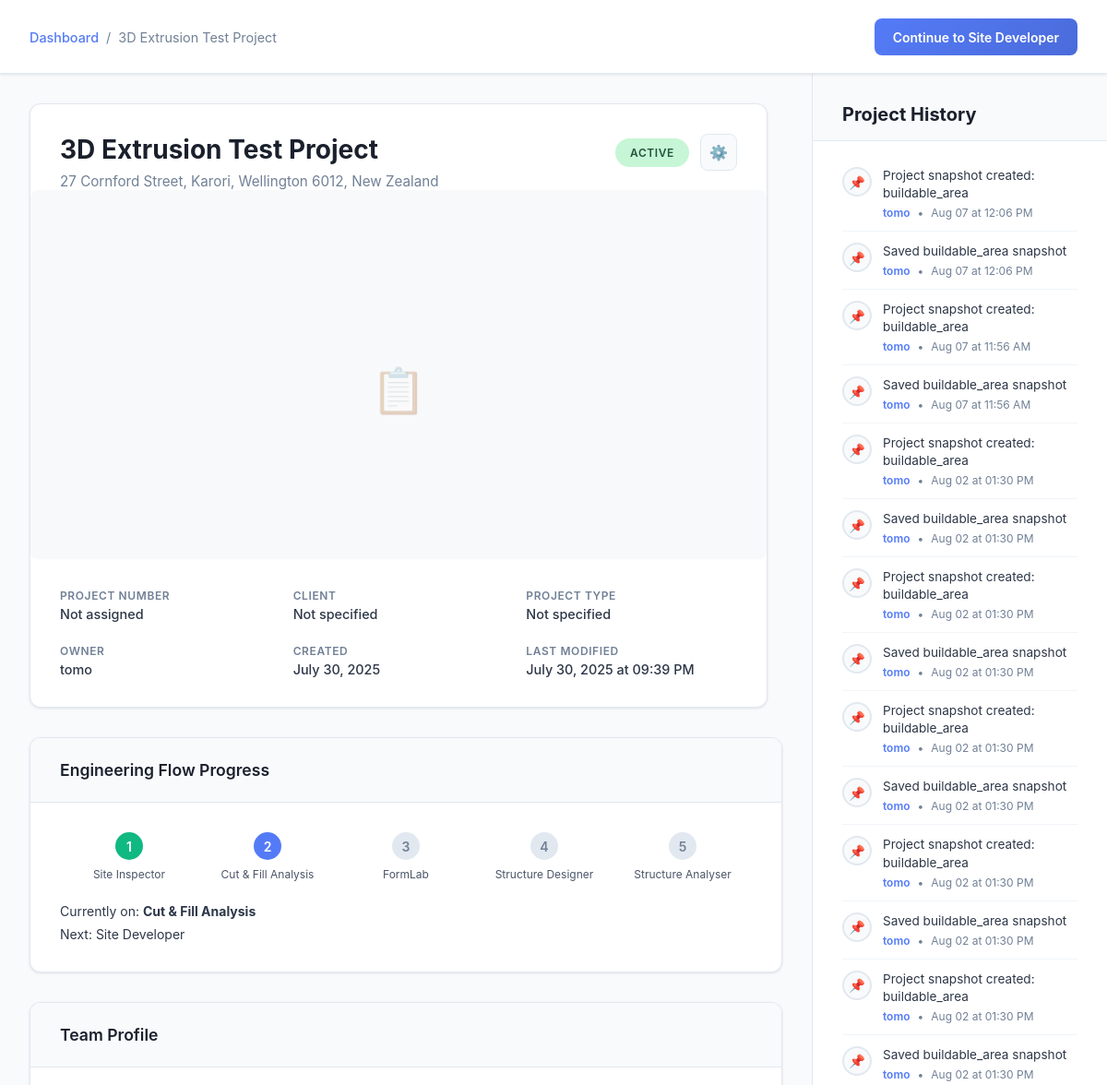
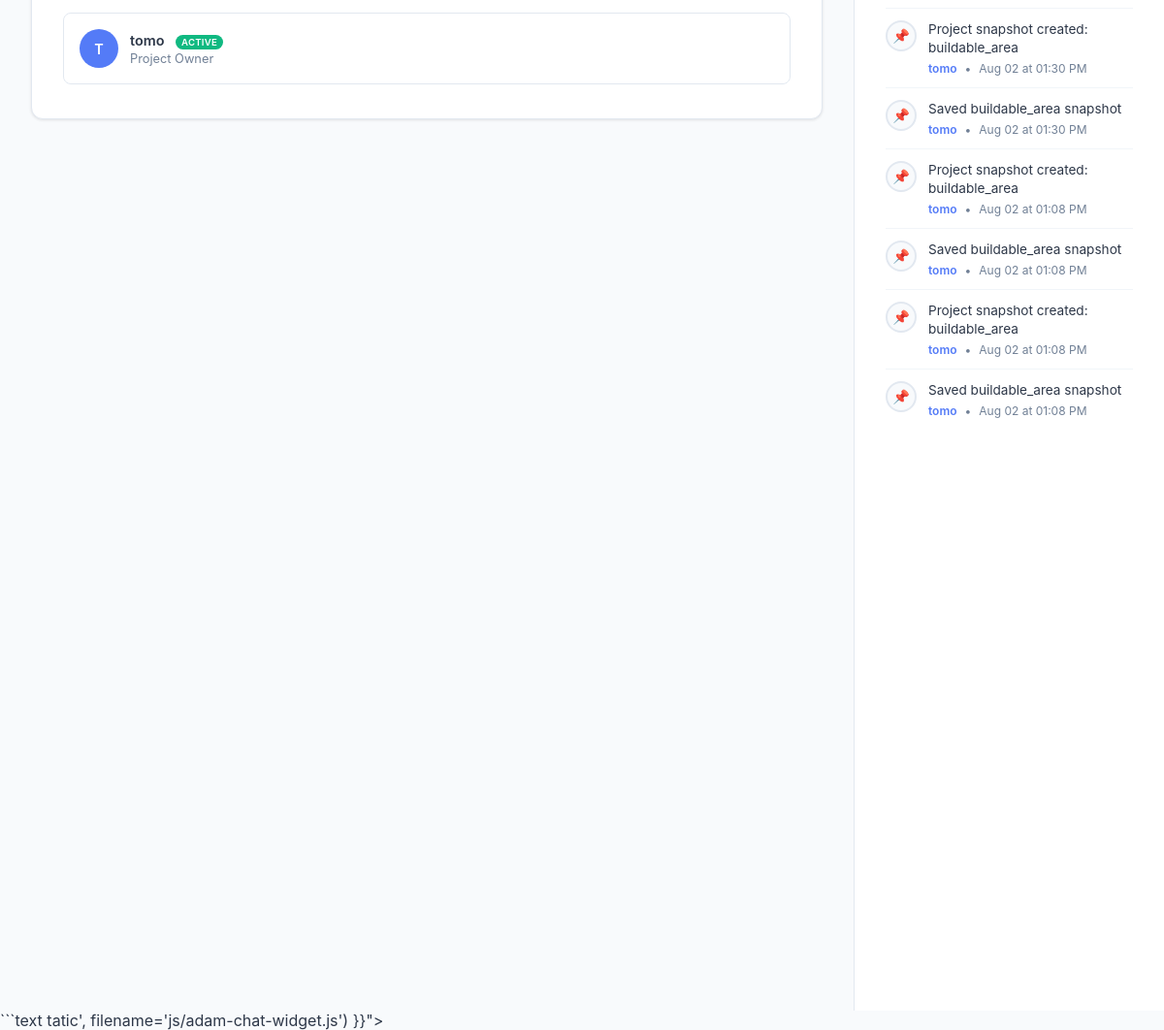
The app's page /project/9 (signed in) with its own data (2 pictures, top to bottom).
### tables this page shows
CREATE TABLE projects (
                        id INTEGER PRIMARY KEY AUTOINCREMENT,
                        name TEXT NOT NULL,
                        project_number TEXT,
                        client_name TEXT,
                        address TEXT NOT NULL,
                        site_information TEXT,
                        project_type TEXT,
                        project_units TEXT DEFAULT 'metric',
                        project_visibility TEXT DEFAULT 'private',
                        team_members TEXT,
                        status TEXT DEFAULT 'active',
                        user_id INTEGER NOT NULL,
                        created_at DATETIME DEFAULT CURRENT_TIMESTAMP,
                        updated_at DATETIME DEFAULT CURRENT_TIMESTAMP, location_lat REAL, location_lng REAL,
                        FOREIGN KEY (user_id) REFERENCES users (id)
                    );

CREATE TABLE users (
                        id INTEGER PRIMARY KEY AUTOINCREMENT,
                        username TEXT UNIQUE NOT NULL,
                        password_hash TEXT NOT NULL,
                        email TEXT,
                        created_at DATETIME DEFAULT CURRENT_TIMESTAMP,
                        last_login DATETIME
                    , role TEXT DEFAULT "member");

CREATE TABLE project_history (
                        id INTEGER PRIMARY KEY AUTOINCREMENT,
                        project_id INTEGER NOT NULL,
                        user_id INTEGER NOT NULL,
                        event_type VARCHAR(50) NOT NULL,
                        description TEXT NOT NULL,
                        created_at DATETIME DEFAULT CURRENT_TIMESTAMP,
                        FOREIGN KEY (project_id) REFERENCES projects (id),
                        FOREIGN KEY (user_id) REFERENCES users (id)
                );

### routes/project_routes.py (the view)
    def handle_project_overview(self, project_id: int):
        try:
            user_info = session.get('user')
            if not user_info:
                from flask import redirect, url_for
                return redirect(url_for('login'))
            project = self.db_manager.get_project_by_id(project_id, user_info['id'])
            if not project:
                return "Project not found", 404
            team_members = self.db_manager.get_project_team_members(project_id)
            notes = self.db_manager.get_project_notes(project_id)
            project_history = self.db_manager.get_project_history(project_id)
            project_snapshot = self.db_manager.get_project_snapshot(project_id)
            if project_snapshot:
                app_logger.info(f"Project {project_id} snapshot found: type={project_snapshot.get('snapshot_type')}, data_length={len(str(project_snapshot.get('snapshot_data', '')))}")
            else:
                app_logger.info(f"No snapshot found for project {project_id}")
            flow_step = self._determine_flow_step(project_id)
            app_logger.info(f"Project overview page requested for project ID: {project_id}")
            return render_template('project_overview.html', user=user_info, project=project, team_members=team_members, notes=notes, project_history=project_history, project_snapshot=project_snapshot, flow_step=flow_step)
        except Exception as e:
            app_logger.error(f"Failed to render project overview page: {e}")
            return "Project overview error", 500

### templates/project_overview.html (shortened to what this page needs)
<!DOCTYPE html>
<html lang="en">
<head>
    <link href='https://api.mapbox.com/mapbox-gl-js/v3.0.1/mapbox-gl.css' rel='stylesheet' />
    <link rel="stylesheet" href="{{ url_for('static', filename='css/adam-chat-widget.css') }}">
</head>
<body class="authenticated">
    <div class="fixed-header">
        <div class="header-content">
            <div class="breadcrumb">
                <a href="/dashboard">Dashboard</a>
                <span>/</span>
                <span>{{ project.name }}</span>
            </div>
            <a href="{{ flow_step.route_url }}?project={{ project.id }}" class="header-cta-btn">{{ flow_step.button_text }}</a>
        </div>
    </div>
    <div class="page-container">
        <div class="main-content">
            <div class="project-header-card" style="position: relative; overflow: hidden;">
                <div class="project-title-section" style="padding: 2rem 2rem 0 2rem;">
                    <div>
                        <h1 class="project-title">{{ project.name }}</h1>
                        <p class="project-address">{{ project.address }}</p>
                    </div>
                    <div style="display: flex; align-items: center; gap: 12px;">
                        <span class="project-status status-{{ project.status }}">{{ project.status }}</span>
                        <button class="settings-btn" onclick="openProjectSettings()" title="Project Settings">
                            ⚙️
                        </button>
                    </div>
                </div>
                <div class="snapshot-preview" id="snapshotPreview" style="height: 400px; margin: 0; position: relative; background: #f8f9fa; border-radius: 8px; overflow: hidden;">
                    <div class="snapshot-placeholder">
                        <div class="snapshot-icon">📋</div>
                    </div>
                </div>
                <div class="project-meta-grid" style="padding: 2rem 2rem 2rem 2rem;">
                    <div class="meta-item">
                        <span class="meta-label">Project Number</span>
                        <span class="meta-value">{{ project.project_number or 'Not assigned' }}</span>
                    </div>
                    <div class="meta-item">
                        <span class="meta-label">Client</span>
                        <span class="meta-value">{{ project.client_name or 'Not specified' }}</span>
                    </div>
                    <div class="meta-item">
                        <span class="meta-label">Project Type</span>
                        <span class="meta-value">{{ project.project_type or 'Not specified' }}</span>
                    </div>
                    <div class="meta-item">
                        <span class="meta-label">Owner</span>
                        <span class="meta-value">{{ project.owner }}</span>
                    </div>
                    <div class="meta-item">
                        <span class="meta-label">Created</span>
                        <span class="meta-value">
                            {% if project.created_at %}
                                {% if project.created_at.__class__.__name__ == 'datetime' %}
                                    {{ project.created_at.strftime('%B %d, %Y') }}
                                {% else %}
                                    {{ project.created_at }}
                                {% endif %}
                            {% else %}
                                Unknown
                            {% endif %}
                        </span>
                    </div>
                    <div class="meta-item">
                        <span class="meta-label">Last Modified</span>
                        <span class="meta-value">
                            {% if project.updated_at %}
                                {% if project.updated_at.__class__.__name__ == 'datetime' %}
                                    {{ project.updated_at.strftime('%B %d, %Y at %I:%M %p') }}
                                {% else %}
                                    {{ project.updated_at }}
                                {% endif %}
                            {% else %}
                                Unknown
                            {% endif %}
                        </span>
                    </div>
                </div>
            </div>
            <div class="content-card" style="margin-bottom: 2rem;">
                <div class="card-header">
                    <h3 class="card-title">Engineering Flow Progress</h3>
                </div>
                <div class="card-content">
                    <div class="flow-progress">
                        <div class="progress-steps">
                            <div class="progress-step {{ 'completed' if flow_step.current_step > 1 else 'current' if flow_step.current_step == 1 else '' }} clickable" onclick="navigateToStep(1, {{ project.id }})">
                                <div class="step-circle">1</div>
                                <div class="step-label">Site Inspector</div>
                            </div>
                            <div class="progress-step {{ 'completed' if flow_step.current_step > 2 else 'current' if flow_step.current_step == 2 else '' }} clickable" onclick="navigateToStep(2, {{ project.id }})">
                                <div class="step-circle">2</div>
                                <div class="step-label">Cut &amp; Fill Analysis</div>
                            </div>
                            <div class="progress-step {{ 'completed' if flow_step.current_step > 3 else 'current' if flow_step.current_step == 3 else '' }} clickable" onclick="navigateToStep(3, {{ project.id }})">
                                <div class="step-circle">3</div>
                                <div class="step-label">FormLab</div>
                            </div>
                            <div class="progress-step {{ 'completed' if flow_step.current_step > 4 else 'current' if flow_step.current_step == 4 else '' }} clickable" onclick="navigateToStep(4, {{ project.id }})">
                                <div class="step-circle">4</div>
                                <div class="step-label">Structure Designer</div>
                            </div>
                            <div class="progress-step {{ 'completed' if flow_step.current_step > 5 else 'current' if flow_step.current_step == 5 else '' }} clickable" onclick="navigateToStep(5, {{ project.id }})">
                                <div class="step-circle">5</div>
                                <div class="step-label">Structure Analyser</div>
                            </div>
                        </div>
                        <div class="progress-summary">
                            <p>Currently on: <strong>{{ flow_step.step_name }}</strong></p>
                            {% if flow_step.current_step < 4 %}
                                <p>Next: {{ flow_step.next_step_name }}</p>
                            {% else %}
                                <p>Engineering flow completed! ✅</p>
                            {% endif %}
                        </div>
                    </div>
                </div>
            </div>
            <div class="content-card team-profile">
                <div class="card-header">
                    <h3 class="card-title">Team Profile</h3>
                </div>
                <div class="card-content">
                    <div class="team-member">
                        <div class="member-avatar">
                        {% if user and user.profile_picture %}
                            <img src="{{ url_for('static', filename='uploads/profile_pictures/' + user.profile_picture.split('/')[-1]) }}" alt="Profile Picture" style="width: 100%; height: 100%; object-fit: cover; border-radius: 50%;">
                        {% else %}
                            {{ project.owner[0].upper() if project.owner else 'U' }}
                        {% endif %}
                    </div>
                        <div class="member-info">
                            <div class="member-name">
                                {{ project.owner }}
                                {% if user and user.username == project.owner %}
                                    <span class="active-badge">Active</span>
                                {% endif %}
                            </div>
                            <div class="member-role">Project Owner</div>
                        </div>
                    </div>
                    {% if team_members %}
                        {% for member in team_members %}
                            <div class="team-member">
                                <div class="member-avatar">
                                    {% if member.profile_picture %}
                                        <img src="{{ url_for('static', filename='uploads/profile_pictures/' + member.profile_picture.split('/')[-1]) }}" alt="Profile Picture" style="width: 100%; height: 100%; object-fit: cover; border-radius: 50%;">
                                    {% else %}
                                        {{ member.display_name[0].upper() if member.display_name else 'U' }}
                                    {% endif %}
                                </div>
                                <div class="member-info">
                                    <div class="member-name">
                                        {{ member.display_name }}
                                        {% if user and user.id == member.id %}
                                            <span class="active-badge">Active</span>
                                        {% endif %}
                                    </div>
                                    <div class="member-role">{{ member.role or 'Team Member' }}</div>
                                </div>
                            </div>
                        {% endfor %}
                    </div>{% else %}
                            <div class="no-data">Project not shared with team members yet.</div>
                        {% endif %}
                    </div>
</div>
            </div>
        </div>
        <div class="history-sidebar">
            <div class="history-header">
                <h3 class="history-title">Project History</h3>
            </div>
            <div class="history-content">
                {% if project_history %}
                    {% for event in project_history %}
                        <div class="history-item">
                            <div class="history-icon">
                                {% if event.event_type == 'created' %}
                                    📋
                                {% elif event.event_type == 'note_added' %}
                                    📝
                                {% elif event.event_type == 'comment_added' %}
                                    💬
                                {% elif event.event_type == 'member_joined' %}
                                    👥
                                {% elif event.event_type == 'status_changed' %}
                                    🔄
                                {% else %}
                                    📌
                                {% endif %}
                            </div>
                            <div class="history-details">
                                <div class="history-description">{{ event.description }}</div>
                                <div class="history-meta">                                    <span class="history-user">{{ event.user_name }}</span>
                                    <span>•</span>
                                    <span>
                                        {% if event.created_at %}
                                            {% if event.created_at.__class__.__name__ == 'datetime' %}
                                                {{ event.created_at.strftime('%b %d at %I:%M %p') }}
                                            {% else %}
                                                {{ event.created_at }}
                                            {% endif %}
                                        {% else %}
                                            Unknown time
                                        {% endif %}
                                    </span>
                                </div>
                            </div>
                        </div>
                    {% endfor %}
                {% else %}
                    <div class="no-data">
                        <div style="font-size: 2rem; margin-bottom: 0.5rem;">📋</div>
                        <p>Project history will appear here</p>
                    </div>
                {% endif %}
            </div>
        </div>
    <script src="/static/js/core.js"></script>```text
    tatic', filename='js/adam-chat-widget.js') }}"></script>
</body>
</html>

### records on screen
projects: name "3D Extrusion Test Project", address "27 Cornford Street, Karori, Wellington 6012, New Zealand", status "ACTIVE", project_number "Not assigned", client_name "Not specified"
users: owner "tomo", username "T"
project_history: description "Project snapshot created: buildable_area", user_name "tomo", created_at "Aug 07 at 12:06 PM"
project_history: description "Saved buildable_area snapshot", user_name "tomo", created_at "Aug 07 at 12:06 PM"
project_history: description "Project snapshot created: buildable_area", user_name "tomo", created_at "Aug 07 at 11:56 AM"
project_history: description "Saved buildable_area snapshot", user_name "tomo", created_at "Aug 07 at 11:56 AM"
project_history: description "Project snapshot created: buildable_area", user_name "tomo", created_at "Aug 02 at 01:30 PM"
project_history: description "Saved buildable_area snapshot", user_name "tomo", created_at "Aug 02 at 01:30 PM"
project_history: description "Project snapshot created: buildable_area", user_name "tomo", created_at "Aug 02 at 01:30 PM"
project_history: description "Saved buildable_area snapshot", user_name "tomo", created_at "Aug 02 at 01:30 PM"
project_history: description "Project snapshot created: buildable_area", user_name "tomo", created_at "Aug 02 at 01:30 PM"
project_history: description "Saved buildable_area snapshot", user_name "tomo", created_at "Aug 02 at 01:30 PM"
project_history: description "Project snapshot created: buildable_area", user_name "tomo", created_at "Aug 02 at 01:30 PM"
project_history: description "Saved buildable_area snapshot", user_name "tomo", created_at "Aug 02 at 01:30 PM"
project_history: description "Project snapshot created: buildable_area", user_name "tomo", created_at "Aug 02 at 01:30 PM"
project_history: description "Saved buildable_area snapshot", user_name "tomo", created_at "Aug 02 at 01:30 PM"
project_history: description "Project snapshot created: buildable_area", user_name "tomo", created_at "Aug 02 at 01:30 PM"
project_history: description "Saved buildable_area snapshot", user_name "tomo", created_at "Aug 02 at 01:30 PM"
project_history: description "Project snapshot created: buildable_area", user_name "tomo", created_at "Aug 02 at 01:08 PM"
project_history: description "Saved buildable_area snapshot", user_name "tomo", created_at "Aug 02 at 01:08 PM"
project_history: description "Project snapshot created: buildable_area", user_name "tomo", created_at "Aug 02 at 01:08 PM"
project_history: description "Saved buildable_area snapshot", user_name "tomo", created_at "Aug 02 at 01:08 PM"

### other values on screen
{{ flow_step.button_text }} "Continue to Site Developer"
{{ project.project_type or 'Not specified' }} "Not specified"
{{ project.created_at.strftime('%B %d, %Y') }} "July 30, 2025"
{{ project.updated_at.strftime('%B %d, %Y at %I:%M %p') }} "July 30, 2025 at 09:39 PM"
{{ flow_step.step_name }} "Cut & Fill Analysis"
{{ flow_step.next_step_name }} "Site Developer"
